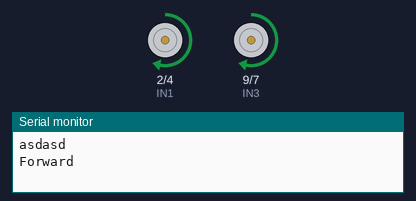
A sketch run on a simulated Arduino Uno, built with avr-gcc and run on an emulated ATmega328P. On the bench: motor-driver pin pairs drawn as motors (green arrow = first pin HIGH = forward, orange = second pin HIGH = backward, longer = more drive, scaled by the enable pin), the last lines printed to the serial monitor.

Above: at 2.5 s.
At 7.5 s:
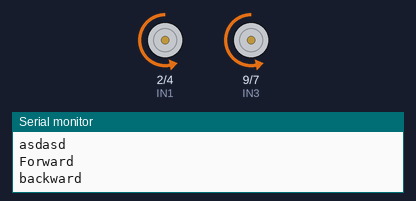
Timing chart, 0 to 13.0 s (numbered marks = the images above):
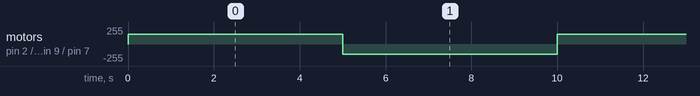

The sketch:

motor.ino
```cpp
//모터 PIN 설정
#define IN1 2
#define IN2 4
#define ENA 5

#define IN3 9
#define IN4 7
#define ENB 6


//모터 번호
#define CH1 0
#define CH2 1
#define ALL_CH 2

void setup() {
  // put your setup code here, to run once:
  //핀 설정
  pinMode(IN1, OUTPUT);
  pinMode(IN2, OUTPUT);
  pinMode(IN3, OUTPUT);
  pinMode(IN4, OUTPUT);

  pinMode(ENA, OUTPUT);
  pinMode(ENB, OUTPUT);

  Serial.begin(9600);
}


//
// 속도 설정
// mode : 각 모터를 선택적으로 변경 가능
// CH1, CH2, ALL_CH
// speed : 0 ~ 255 까지 가능
// 60 이하로는 모터가 거의 동작안함.
void setMotorSpeed(unsigned char mode, unsigned char speed){
  if(mode == CH1){
    analogWrite(ENA, speed);
  }else if(mode == CH2){
    analogWrite(ENB, speed);
  }else{
    analogWrite(ENA, speed);
    analogWrite(ENB, speed);
  }
}

//앞으로
void forward(){
  digitalWrite(IN1, HIGH);
  digitalWrite(IN2, LOW);
  digitalWrite(IN3, HIGH);
  digitalWrite(IN4, LOW);
}

//뒤로
void backward(){
  digitalWrite(IN1, LOW);
  digitalWrite(IN2, HIGH);
  digitalWrite(IN3, LOW);
  digitalWrite(IN4, HIGH);
}

//왼쪽
void turnLeft(){
  digitalWrite(IN1, HIGH);
  digitalWrite(IN2, LOW);
  digitalWrite(IN3, HIGH);
  digitalWrite(IN4, HIGH);
}

//오른쪽
void turnRight(){

  digitalWrite(IN1, HIGH);
  digitalWrite(IN2, HIGH);
  digitalWrite(IN3, HIGH);
  digitalWrite(IN4, LOW);
}

//스톱
void stopMotor(){
  digitalWrite(IN1, HIGH);
  digitalWrite(IN2, HIGH);
  digitalWrite(IN3, HIGH);
  digitalWrite(IN4, HIGH);
}

void loop() {
  // put your main code here, to run repeatedly:
  //최대 속도로 동작
//  setMotorSpeed(ALL_CH, 255);
//
//  //앞으로 가기
//  forward();
//  delay(3000); //1초동안 동작함
//  //뒤로가기
//  backward();
//  delay(3000);
//  //왼쪽으로 돌기
//  turnLeft();
//  delay(3000);
//  //오른쪽으로 돌기
//  turnRight();
//  delay(3000);
//stopMotor();
  //속도 조절 확인

   Serial.print("\nasdasd");
  setMotorSpeed(ALL_CH, 150);
   Serial.print("\nForward");
 forward();
 delay(5000);
   Serial.print("\nbackward");
  backward();
  delay(5000);
//     Serial.print("\nturnLeft");
//  turnLeft();
//  delay(5000);
//     Serial.print("\nturnRight");
//  turnRight();
//  delay(5000);
}
```

Measured:
- by itself, motor on pin 2 (IN1) / pin 4 (IN2), motor on pin 9 (IN3) / pin 7 (IN4): alternates forward 150/255 for 5.0 s and backward 150/255 for 5.0 s
